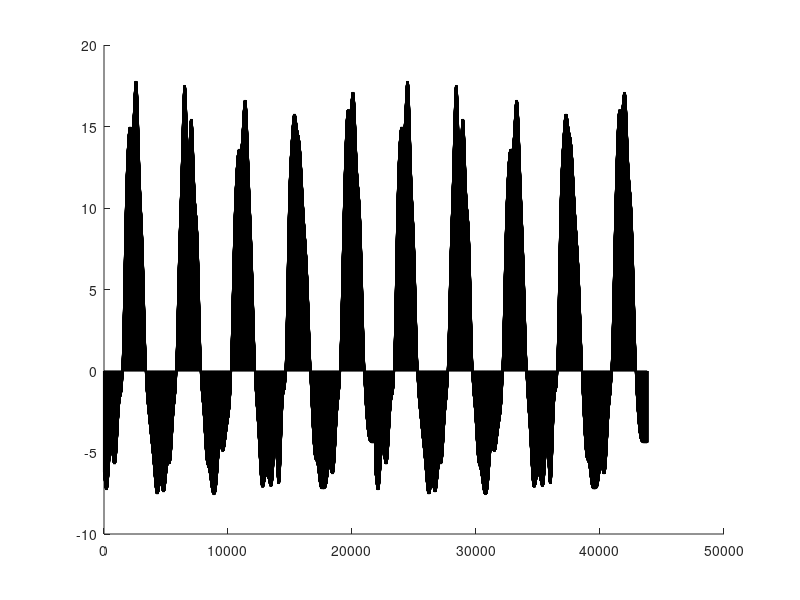

Write the MATLAB code that produced this figure.
clc
clear
% MEAN ANNUAL TEMPERATURE CALCULATOR
fileid=fopen('PlateauBC_Corrected.dat');
DATA=textscan(fileid,'%f %f', 'headerLines', 3);
BCtop2=[DATA{1}, DATA{2}];
BCtop=zeros(length(BCtop2(:,1)),2);
BCtop(:,1)=(1:length(BCtop2(:,1)))';
BCtop(:,2)=[BCtop2(1:2:end,2);BCtop2(1:2:end,2)];
fclose('all');
xverts = [BCtop(1:end-1,1)'; BCtop(1:end-1,1)'; BCtop(2:end,1)'; BCtop(2:end,1)'];
yverts = [zeros(1,length(BCtop(:,1))-1); BCtop(1:end-1,2)'; BCtop(2:end,2)'; zeros(1,length(BCtop(:,1))-1)];
p = patch(xverts,yverts,'b','LineWidth',1.5);

corBCtop=BCtop;
% corBCtop(:,2)=BCtop(:,2)-2.0943; %ZERO
%corBCtop(:,2)=BCtop(:,2)+0.9058; %Positive 3
% corBCtop(:,2)=BCtop(:,2)-5.0943; %Negative 3
% corBCtop(:,2)=BCtop(:,2) * 2.5;

meanAnnTemp = trapz(corBCtop(:,1),corBCtop(:,2))/(max(corBCtop(:,1)))



